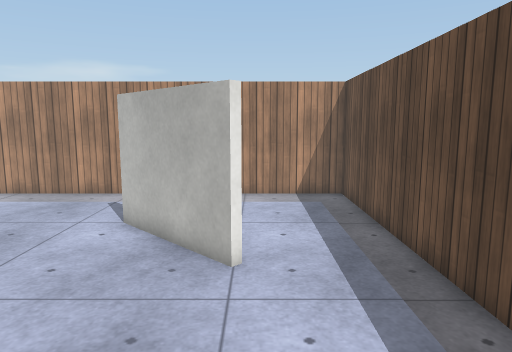
View 1 (above)

13 first-person views from a walk through a scene from a Unity 3-D project. The camera is 1.5 m above the floor, tilts 8° down and sees 70° across. The floor is counted in squares, 0.5 m on a side. Each view is taken from the middle of a square. On the plan, view 1 faces up. The plan holds only what a view shows up to about 20 squares ahead; the rest is blank. The player character is not drawn. Surface patterns are stand-ins for the level's own textures.

View 2
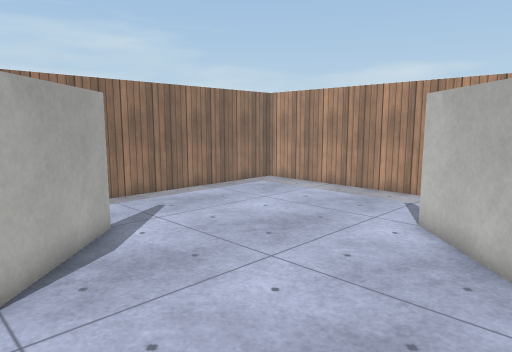

View 3
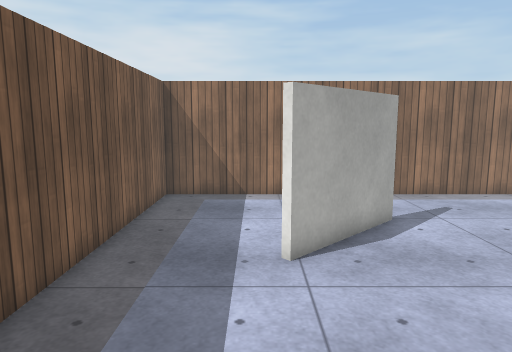

View 4
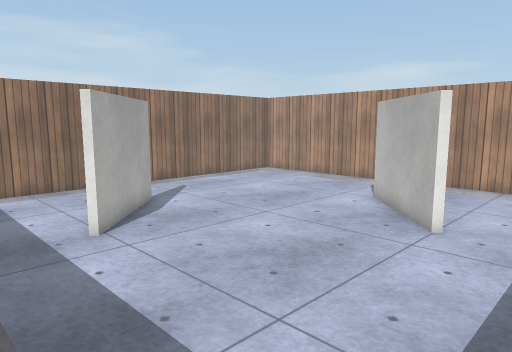

View 5
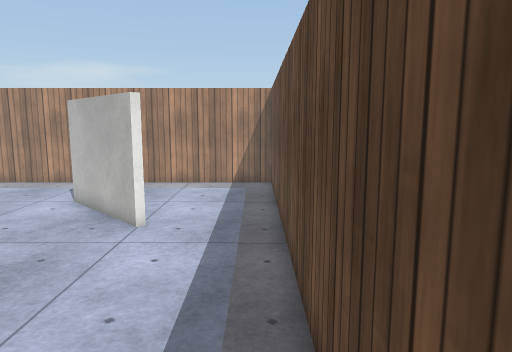

View 6
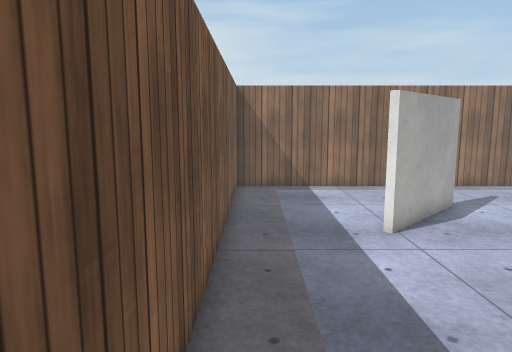

View 7
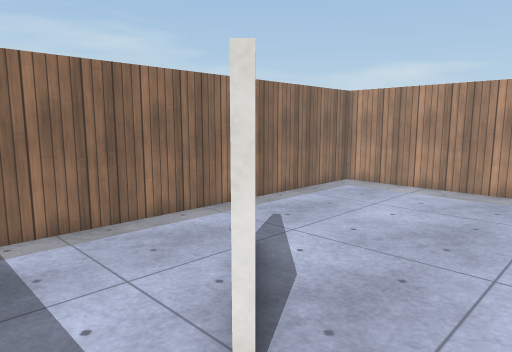

View 8
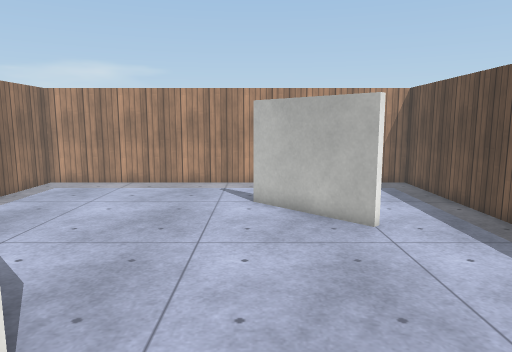

View 9
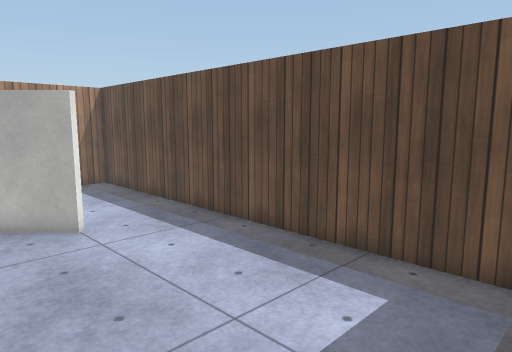

View 10
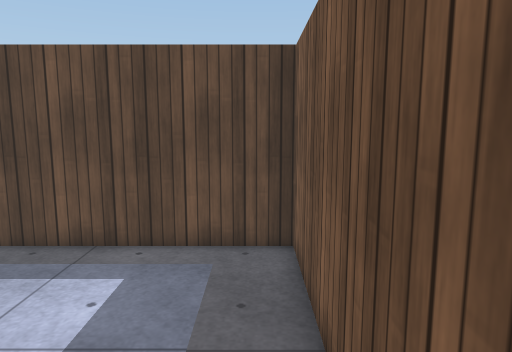

View 11
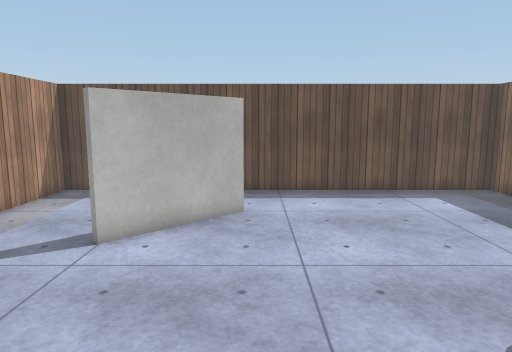

View 12
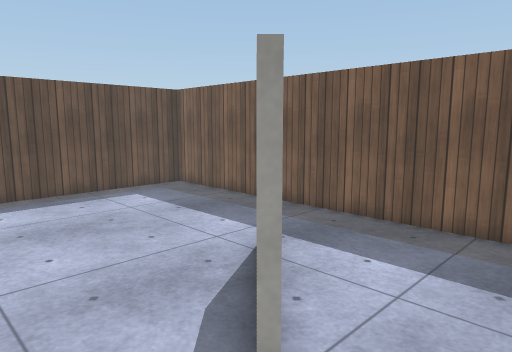

View 13
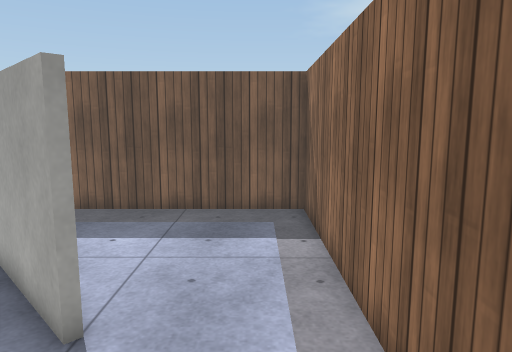

### Floor plan
Points are (right, up) in squares from view 1. A wall is a line through its corners. A room is listed if a view was taken in it or the views show most of it. See-through windows are left out.
Room 1 (views 1, 2, 3, 4, 5, 6, 7, 8, 9, 10, 11, 12, 13)
walls: (-10.4, 4.4) (-6.7, 0.7); (-0.4, 7.3) (-4.2, 11.1); (-14.7, -3.9) (3.8, -3.9) (3.8, 15.9) (-14.7, 15.9) (-14.7, -3.9)

Positions as (right, up) in squares from view 1, and headings:
1: (0, 0), facing up
2: (0, 0), facing up-left
3: (1, 0), facing left
4: (3, -3), facing up-left
5: (3, -3), facing up
6: (3, -3), facing left
7: (-4, -2), facing up-left
8: (-4, -3), facing up
9: (-4, -3), facing up-right
10: (-5, -3), facing right
11: (-13, 7), facing right
12: (-13, 7), facing down-right
13: (-13, 9), facing down
